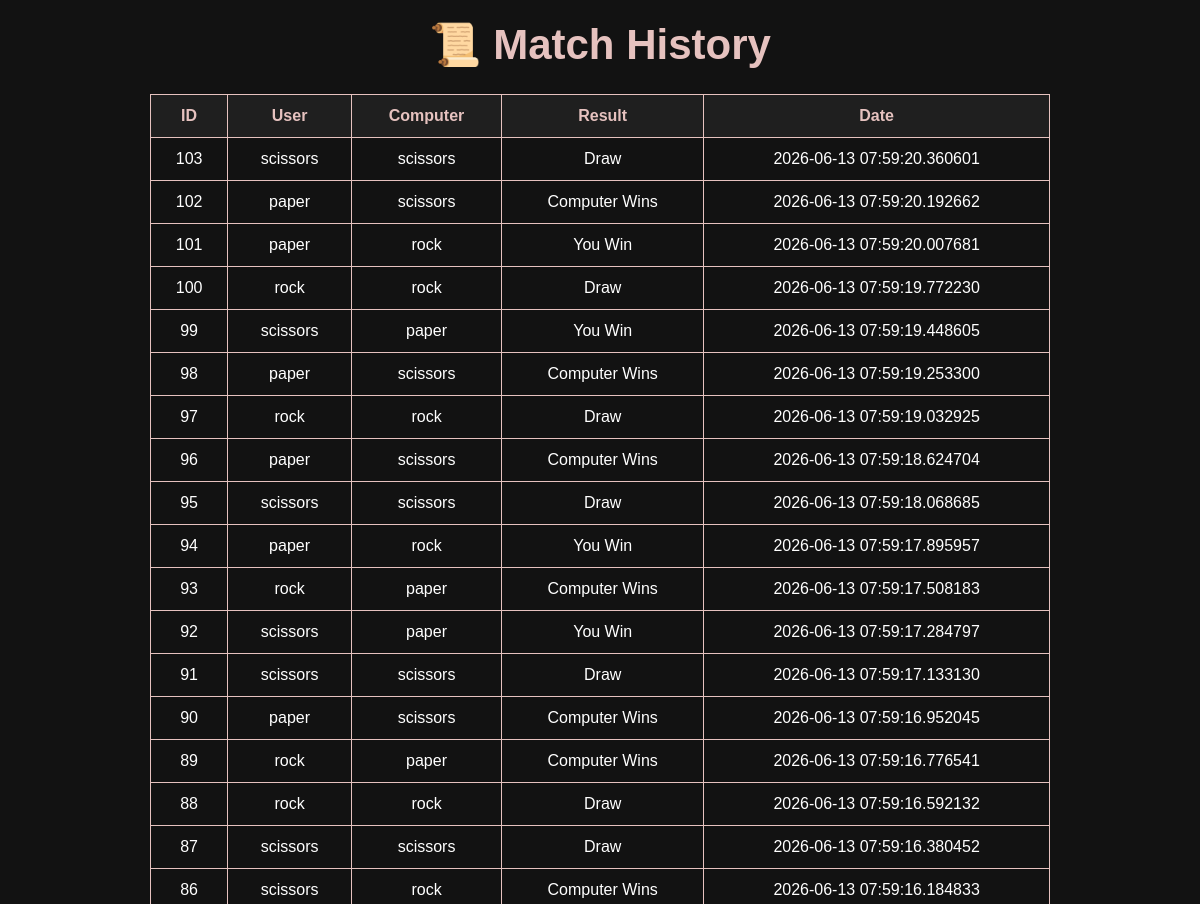
Before: /history (upper part) with the older database file.
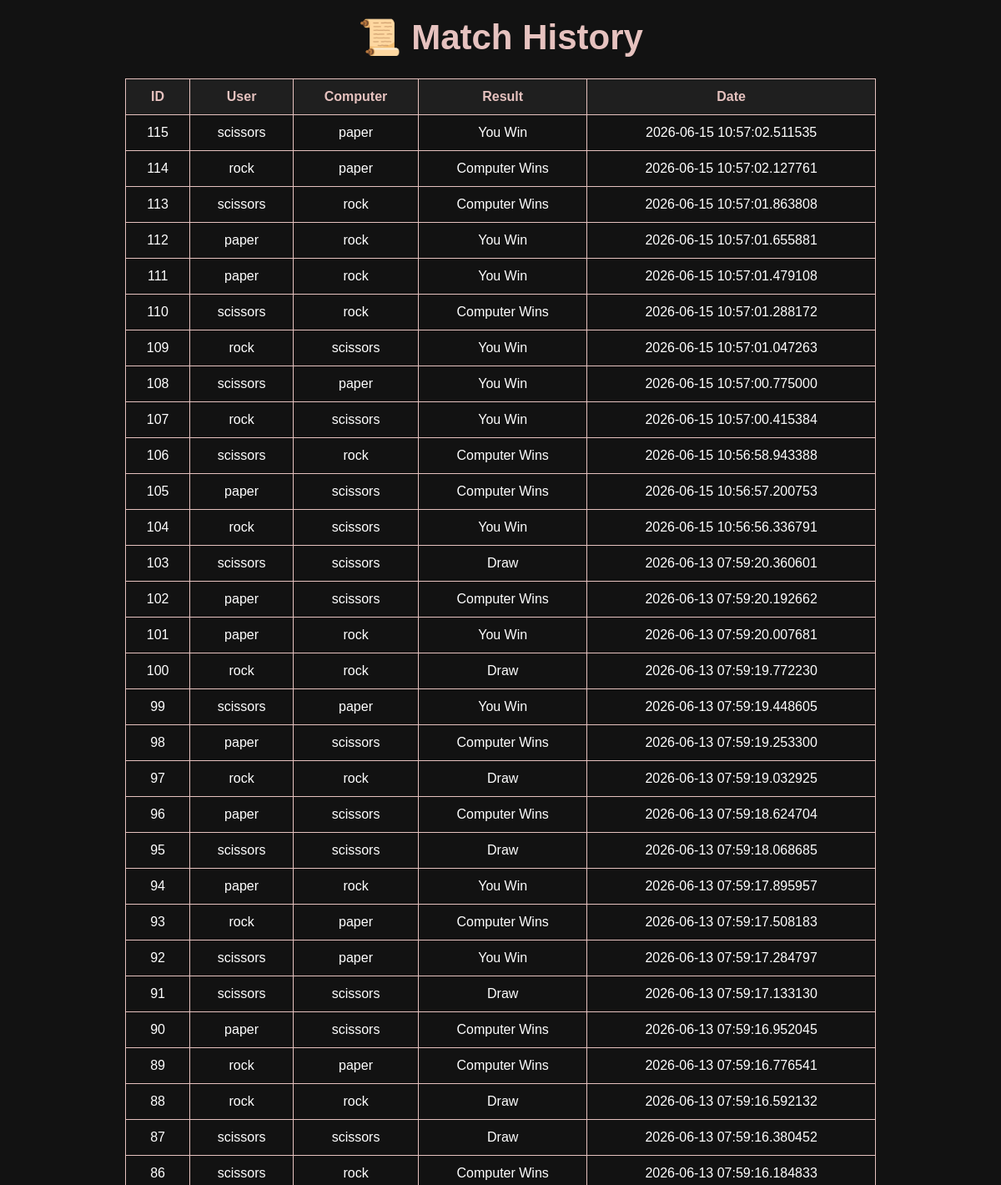
After: the same page with the newer database file.
### models/game.py (models this page shows)
class GameHistory(db.Model):
    id = db.Column(
        db.Integer,
        primary_key=True
    )
    user_choice = db.Column(
        db.String(20),
        nullable=False
    )
    computer_choice = db.Column(
        db.String(20),
        nullable=False
    )
    result = db.Column(
        db.String(50),
        nullable=False
    )
    played_at = db.Column(
        db.DateTime,
        default=datetime.utcnow
    )

### app.py (the view)
@app.route("/history")
def history():
    games = GameHistory.query.order_by(
        GameHistory.played_at.desc()
    ).all()
    return render_template(
        "history.html",
        games=games
    )

### templates/history.html (shortened to what this page needs)
<!DOCTYPE html>
<html>
<head>
    <link rel="stylesheet"
          href="{{ url_for('static',
          filename='css/style.css') }}">
</head>
<body>
<div class="container">
    <h1>📜 Match History</h1>
    <table>
        <tr>
            <th>ID</th>
            <th>User</th>
            <th>Computer</th>
            <th>Result</th>
            <th>Date</th>
        </tr>
        {% for game in games %}
        <tr>
            <td>{{ game.id }}</td>
            <td>{{ game.user_choice }}</td>
            <td>{{ game.computer_choice }}</td>
            <td>{{ game.result }}</td>
            <td>{{ game.played_at }}</td>
        </tr>
        {% endfor %}
    </table>
</div>
</body>
</html>

### static/css/style.css (style rules this page uses)
* { margin:0; padding:0; box-sizing:border-box; }
body { font-family:Arial, sans-serif; background:#121212; color:white; display:flex; justify-content:center; align-items:center; min-height:100vh; padding:20px; }
.container { width:90%; max-width:900px; text-align:center; }
h1 { margin-bottom:25px; font-size:42px; color:#e6c2bf; }
table { width:100%; border-collapse:collapse; margin-top:20px; }
th, td { border:1px solid #e6c2bf; padding:12px; text-align:center; }
th { background:#1f1f1f; color:#e6c2bf; }

Changed rows visible on the page:
added GameHistory: id "115", user_choice "scissors", computer_choice "paper", result "You Win", played_at "2026-06-15 10:57:02.511535"
added GameHistory: id "114", user_choice "rock", computer_choice "paper", result "Computer Wins", played_at "2026-06-15 10:57:02.127761"
added GameHistory: id "113", user_choice "scissors", computer_choice "rock", result "Computer Wins", played_at "2026-06-15 10:57:01.863808"
added GameHistory: id "112", user_choice "paper", computer_choice "rock", result "You Win", played_at "2026-06-15 10:57:01.655881"
added GameHistory: id "111", user_choice "paper", computer_choice "rock", result "You Win", played_at "2026-06-15 10:57:01.479108"
added GameHistory: id "110", user_choice "scissors", computer_choice "rock", result "Computer Wins", played_at "2026-06-15 10:57:01.288172"
added GameHistory: id "109", user_choice "rock", computer_choice "scissors", result "You Win", played_at "2026-06-15 10:57:01.047263"
added GameHistory: id "108", user_choice "scissors", computer_choice "paper", result "You Win", played_at "2026-06-15 10:57:00.775000"
added GameHistory: id "107", user_choice "rock", computer_choice "scissors", result "You Win", played_at "2026-06-15 10:57:00.415384"
added GameHistory: id "106", user_choice "scissors", computer_choice "rock", result "Computer Wins", played_at "2026-06-15 10:56:58.943388"
added GameHistory: id "105", user_choice "paper", computer_choice "scissors", result "Computer Wins", played_at "2026-06-15 10:56:57.200753"
added GameHistory: id "104", user_choice "rock", computer_choice "scissors", result "You Win", played_at "2026-06-15 10:56:56.336791"
